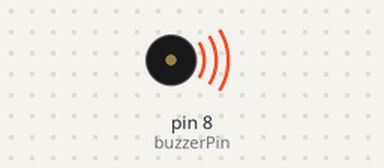
Simulated run of this sketch. Board: Arduino Uno, built with avr-gcc and run on an emulated ATmega328P. On the bench: buzzer (waves = sounding, pin HIGH).

Above: at 4.5 s.
At 9.5 s:
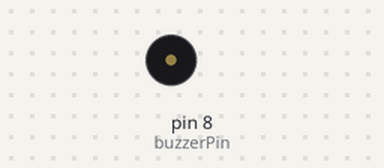
Timing chart, 0 to 13.0 s (numbered marks = the images above):
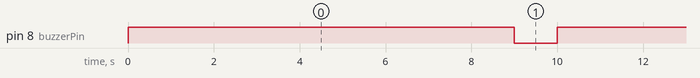

Measured:
- by itself, pin 8 (buzzerPin): alternates HIGH for 9.0 s and LOW for 1.0 s

The sketch:

super_bombul1.ino
```cpp
// C++ code


//


//name the pin used in the circuit
const int buzzerPin= 8;

//declare variables
int rate= 1;
void setup()
{
  pinMode(buzzerPin, OUTPUT);
}

void loop()
{
  digitalWrite(buzzerPin, HIGH);
  delay(9000); // Wait for 1000 millisecond(s)
  digitalWrite(buzzerPin, LOW);
  delay(1000); // Wait for 1000 millisecond(s)
}
```
